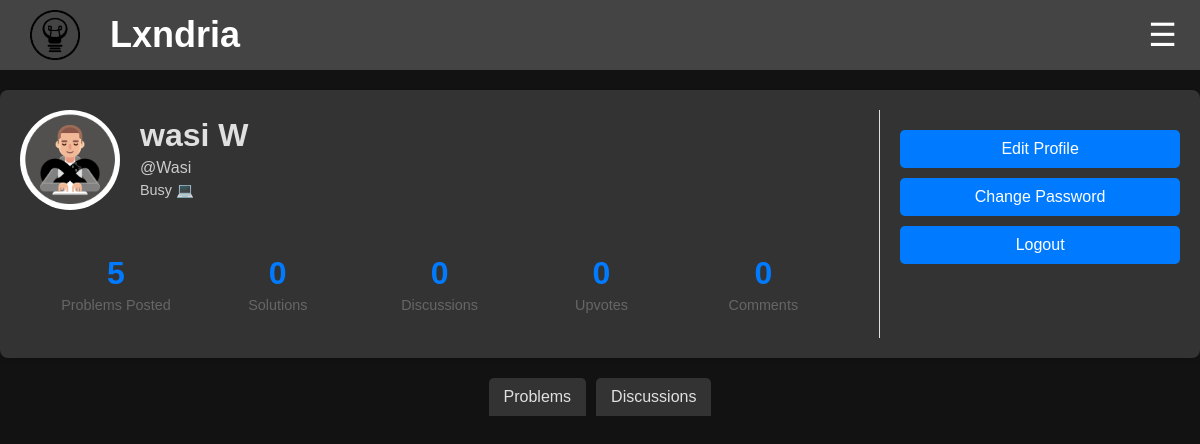
Page /account (signed in) on the earlier database version.
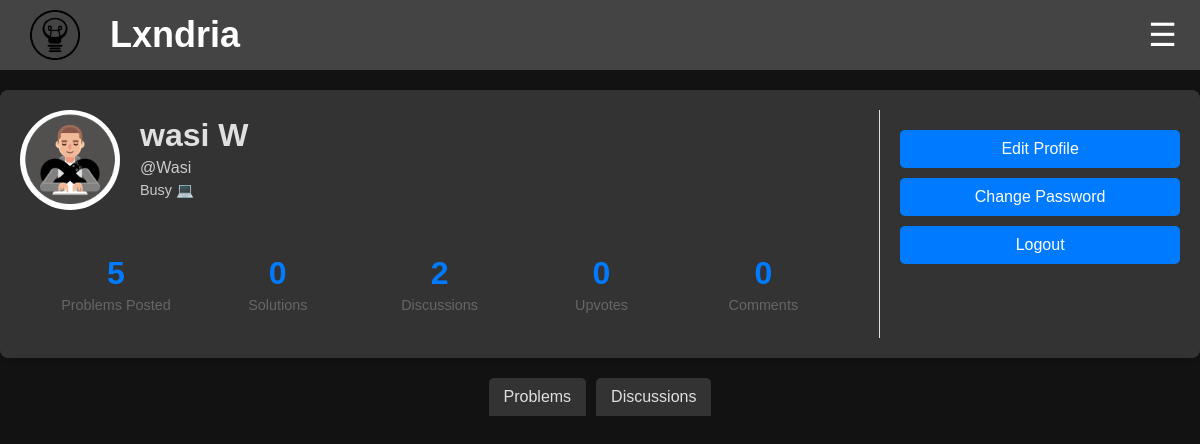
Same page on the later database version.
### app/models.py (models this page shows, shortened)
class Profile(db.Model):
    __tablename__ = "profile"
    __table_args__ = {"extend_existing": True}
    username = db.Column(db.String(80), db.ForeignKey('user.username'), primary_key=True)  # Primary + Foreign Key
    user = db.relationship('User', backref=db.backref('profile', uselist=False, cascade="all, delete-orphan"))
    profile_pic = db.Column(db.String(255), default="/images/default-profile.jpg")
    bio = db.Column(db.Text, default="This user has not set a bio yet.")
    problems_posted = db.Column(db.Integer, default=0)
    solutions = db.Column(db.Integer, default=0)
    discussions = db.Column(db.Integer, default=0)
    upvotes = db.Column(db.Integer, default=0)
    comments = db.Column(db.Integer, default=0)
    created_at = db.Column(db.DateTime, default=datetime.utcnow)
    updated_at = db.Column(db.DateTime, onupdate=datetime.utcnow)
    @property
    def name(self):
        return self.user.name if self.user else None

class User(db.Model, UserMixin): # create a User class to store user information
    __tablename__ = "user"
    __table_args__ = {"extend_existing": True}  # Allow modifications to the table
    id = db.Column(db.Integer, primary_key=True)
    username = db.Column(db.String(80), unique=True, nullable=False)
    name = db.Column(db.String(80), nullable=False)
    password_hash = db.Column(db.String(120), nullable=False)
    email = db.Column(db.String(120), unique=True, nullable=False)
    created_at = db.Column(db.DateTime, default=datetime.utcnow)
    updated_at = db.Column(db.DateTime, onupdate=datetime.utcnow)

class UserStats(db.Model):
    __tablename__ = "user_stats"
    __table_args__ = {"extend_existing": True}
    username = db.Column(db.String(80), db.ForeignKey('user.username'), primary_key=True)
    user = db.relationship('User', backref=db.backref('stats', uselist=False, cascade="all, delete-orphan"))
    problems_posted = db.Column(db.Integer, default=0)
    solutions = db.Column(db.Integer, default=0)
    discussions = db.Column(db.Integer, default=0)
    upvotes = db.Column(db.Integer, default=0)
    comments = db.Column(db.Integer, default=0)

### app/routes/account.py (the view)
@account_bp.route('/account')
def account():
    if not current_user.is_authenticated:
        print('Not authenticated')
        return redirect(url_for('routes.auth.login'))
    profile = Profile.query.filter_by(username=current_user.username).first()
    problems = Problem.query.filter_by(author=current_user.username).order_by(Problem.created_at.desc()).all()
    stats = UserStats.query.filter_by(username=current_user.username).first()
    discussions = Discussion.query.filter_by(author=current_user.username).order_by(Discussion.created_at.desc()).all()
    return render_template('account.html', user=profile, problems=problems, stats=stats, discussions=discussions)

### app/models.py (called while the page is built)
    @property
    def reducedContent(self):
        FullContent = self.content
        if len(FullContent) > 500:
            return FullContent[:500] + "..."
        return FullContent

### app/routes/auth.py (called while the page is built)
@login_manager.user_loader
def load_user(user_id):
    return User.query.get(int(user_id))

### app/templates/account.html (shortened to what this page needs)
<!DOCTYPE html>
<html>
<head>
  <link rel="stylesheet" href="{{url_for('static', filename='css/banner.css')}}">
  <link rel="stylesheet" href="{{url_for('static', filename='css/profile.css')}}">
</head>
<header class="banner">
    <div class="logo-container">
      <img src="{{url_for('static', filename='Images/logo.png')}}" alt="Logo" class="logo">
      <span class="site-name"><a href="/">Lxndria</span></div></a>
      <div class="menu-container">
        <button class="menu-button" onclick="toggleMenu()">☰</button>
    </div>
  </header>
<body>
    <div class="profile-container">
        <div class="profile-main">
          <div class="profile-header">
            <img src="{{url_for('static', filename=user.profile_pic)}}" alt="Profile Picture" class="profile-pic">
            <div class="profile-info">
              <h1>{{user.name}}</h1>
              <p>@{{user.username}}</p>
              <p class="profile-bio">{{user.bio}}</p>
            </div>
          </div>
          <div class="profile-stats">
            <div class="stat-item">
                <div class="stat-number">{{stats.problems_posted}}</div>
                <div class="stat-text">Problems Posted</div>
            </div>
            <div class="stat-item">
                <div class="stat-number">{{stats.solutions}}</div>
                <div class="stat-text">Solutions</div>
              </div>
              <div class="stat-item">
                <div class="stat-number">{{stats.discussions}}</div>
                <div class="stat-text">Discussions</div>
              </div>
              <div class="stat-item">
                <div class="stat-number">{{stats.upvotes}}</div>
                <div class="stat-text">Upvotes</div>
              </div>
              <div class="stat-item">
                <div class="stat-number">{{stats.comments}}</div>
                <div class="stat-text">Comments</div>
              </div>
            </div>
        </div>
        {% if user.username == current_user.username %}
        <div class="profile-sidebar">
          <div class="profile-options">
            <a href="/account/edit"><button>Edit Profile</button></a>
            <a href="/reset-password-2"><button >Change Password</button></a>
            <a href="/logout"><button>Logout</button></a>
          </div>
        </div>
        {% endif %}
      </div>
      <div class="Tabs">
        <button class="tab" onclick="openTab(event, 'Problems')">Problems</button>
        <button class="tab" onclick="openTab(event, 'Discussions')">Discussions</button>
      </div>
</body>
</html>

### app/static/css/banner.css (style rules this page uses)
body, h1, p { margin: 0; padding: 0; text-decoration: none; color: inherit; font-family: Arial, sans-serif; box-sizing: border-box; background-color: #121212; color: #f1f1f1; ; }
a { text-decoration: none; color: inherit; }
.banner { display: flex; justify-content: space-between; align-items: center; padding: 10px 10px; background-color: #444; color: white; position: sticky; top: 0; z-index: 1000; }
.logo-container { display: flex; align-items: center; }
.logo { width: 50px; height: 50px; margin-left: 20px; margin-right: 30px; }
.site-name { font-size: 2.25rem; font-family: 'Gill Sans', 'Gill Sans MT', Calibri, 'Trebuchet MS', sans-serif; font-weight: bold; }
.menu-container { position: relative; display: inline-block; }
.menu-button { padding: 15px; margin-right: 10px; background-color: #444; color: white; border: none; cursor: pointer; border-radius: 50%; width: 35px; height: 35px; text-align: center; font-size: 2rem; line-height: 1; display: flex; justify-content: center; align-items: center; }

### app/static/css/profile.css (style rules this page uses)
body { font-family: 'Poppins', sans-serif; margin: 0; padding: 0; background-color: #121212; color: #e0e0e0; }
h1, p { font-family: 'Poppins', sans-serif; margin: 0; padding: 0; background-color: #333; color: #e0e0e0; }
.profile-container { display: flex; max-width: 1200px; margin: 20px auto; padding: 20px; background-color: #333; box-shadow: 0 2px 4px rgba(0, 0, 0, 0.1); border-radius: 8px; color: #e0e0e0; }
.profile-main { flex: 3; padding-right: 20px; }
.profile-sidebar { flex: 1; padding-left: 20px; border-left: 1px solid #e0e0e0; }
.profile-header { display: flex; align-items: center; margin-bottom: 20px; }
.profile-pic { width: 100px; height: 100px; border-radius: 50%; object-fit: cover; margin-right: 20px; }
.profile-info h1 { font-size: 2rem; margin: 0; }
.profile-info p { margin: 5px 0; color: #e0e0e0e0; }
.profile-bio { margin-top: 10px; font-size: 0.9rem; color: #444; }
.profile-stats { display: flex; justify-content: space-between; margin-top: 20px; padding: 15px; background-color: #333; border-radius: 8px; }
.stat-item { text-align: center; flex: 1; padding: 10px; }
.stat-number { font-size: 2rem; font-weight: 600; color: #007bff; margin-bottom: 5px; }
.stat-text { font-size: 0.9rem; color: #666; }
.profile-options { margin-top: 20px; }
.profile-options button { display: block; width: 100%; padding: 10px; margin-bottom: 10px; background-color: #007bff; color: #ffffff; border: none; border-radius: 5px; cursor: pointer; font-size: 1rem; transition: background-color 0.3s; }
.Tabs { display: flex; justify-content: center; margin-bottom: 0px; }
.Tabs button { background-color: #333; color: #e0e0e0; border: none; padding: 10px 15px; cursor: pointer; font-size: 1rem; border-radius: 5px 5px 0 0; transition: background-color 0.3s; }
.Tabs button:not(:last-child) { margin-right: 10px; }

Differences in the rows shown:
changed UserStats: discussions "0" → "2"
